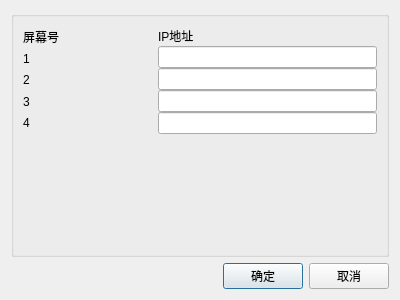
<?xml version="1.0" encoding="UTF-8"?>
<ui version="4.0">
 <class>BCSettingDisplaySetNetSetDlg</class>
 <widget class="QDialog" name="BCSettingDisplaySetNetSetDlg">
  <property name="geometry">
   <rect>
    <x>0</x>
    <y>0</y>
    <width>400</width>
    <height>300</height>
   </rect>
  </property>
  <property name="windowTitle">
   <string>Dialog</string>
  </property>
  <layout class="QVBoxLayout" name="verticalLayout_4">
   <item>
    <widget class="QGroupBox" name="groupBox">
     <property name="title">
      <string/>
     </property>
     <layout class="QVBoxLayout" name="verticalLayout_3">
      <item>
       <layout class="QHBoxLayout" name="horizontalLayout">
        <property name="spacing">
         <number>0</number>
        </property>
        <item>
         <layout class="QVBoxLayout" name="verticalLayout">
          <property name="spacing">
           <number>0</number>
          </property>
          <item>
           <widget class="QLabel" name="label">
            <property name="minimumSize">
             <size>
              <width>135</width>
              <height>20</height>
             </size>
            </property>
            <property name="text">
             <string>屏幕号</string>
            </property>
           </widget>
          </item>
          <item>
           <widget class="QLabel" name="label_3">
            <property name="minimumSize">
             <size>
              <width>135</width>
              <height>20</height>
             </size>
            </property>
            <property name="text">
             <string>1</string>
            </property>
           </widget>
          </item>
          <item>
           <widget class="QLabel" name="label_4">
            <property name="minimumSize">
             <size>
              <width>135</width>
              <height>20</height>
             </size>
            </property>
            <property name="text">
             <string>2</string>
            </property>
           </widget>
          </item>
          <item>
           <widget class="QLabel" name="label_5">
            <property name="minimumSize">
             <size>
              <width>135</width>
              <height>20</height>
             </size>
            </property>
            <property name="text">
             <string>3</string>
            </property>
           </widget>
          </item>
          <item>
           <widget class="QLabel" name="label_6">
            <property name="minimumSize">
             <size>
              <width>135</width>
              <height>20</height>
             </size>
            </property>
            <property name="text">
             <string>4</string>
            </property>
           </widget>
          </item>
         </layout>
        </item>
        <item>
         <layout class="QVBoxLayout" name="verticalLayout_2">
          <property name="spacing">
           <number>0</number>
          </property>
          <item>
           <widget class="QLabel" name="label_2">
            <property name="minimumSize">
             <size>
              <width>0</width>
              <height>20</height>
             </size>
            </property>
            <property name="text">
             <string>IP地址</string>
            </property>
           </widget>
          </item>
          <item>
           <widget class="QLineEdit" name="lineEdit"/>
          </item>
          <item>
           <widget class="QLineEdit" name="lineEdit_2"/>
          </item>
          <item>
           <widget class="QLineEdit" name="lineEdit_3"/>
          </item>
          <item>
           <widget class="QLineEdit" name="lineEdit_4"/>
          </item>
         </layout>
        </item>
       </layout>
      </item>
      <item>
       <spacer name="verticalSpacer">
        <property name="orientation">
         <enum>Qt::Vertical</enum>
        </property>
        <property name="sizeHint" stdset="0">
         <size>
          <width>20</width>
          <height>196</height>
         </size>
        </property>
       </spacer>
      </item>
     </layout>
    </widget>
   </item>
   <item>
    <layout class="QHBoxLayout" name="horizontalLayout_2">
     <item>
      <spacer name="horizontalSpacer">
       <property name="orientation">
        <enum>Qt::Horizontal</enum>
       </property>
       <property name="sizeHint" stdset="0">
        <size>
         <width>40</width>
         <height>20</height>
        </size>
       </property>
      </spacer>
     </item>
     <item>
      <widget class="QPushButton" name="pushButton">
       <property name="text">
        <string>确定</string>
       </property>
      </widget>
     </item>
     <item>
      <widget class="QPushButton" name="pushButton_2">
       <property name="text">
        <string>取消</string>
       </property>
      </widget>
     </item>
    </layout>
   </item>
  </layout>
 </widget>
 <resources/>
 <connections/>
</ui>
